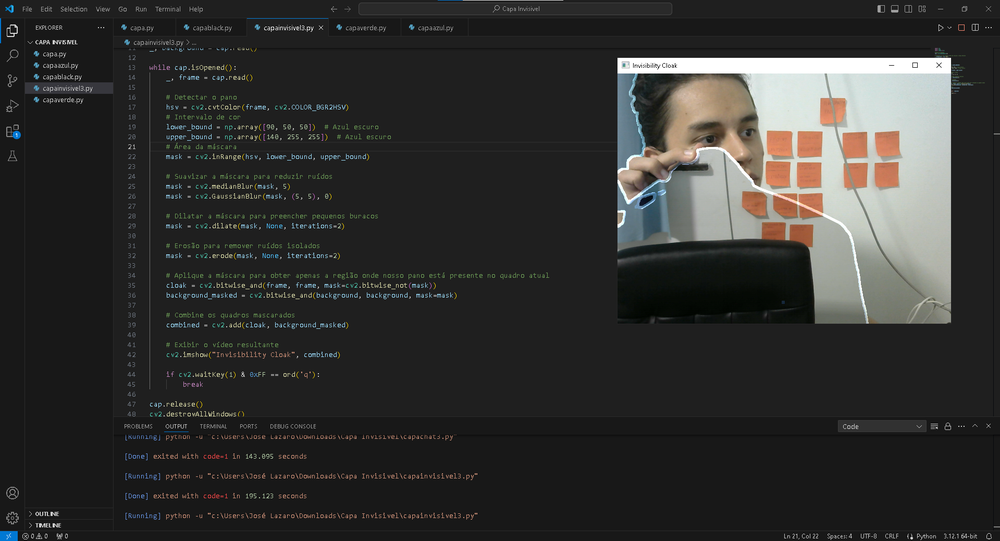
#> input picture Captura de tela.png, 1000 x 541 px, shrunk from 1919 x 1038 before the run, given in place of the camera
$ python capainvisivel3.py
#> lines starting #> are read from the running program, lines starting #| are printed output that depends on the picture; after the words box and inside, x2 and y2 are one past the last pixel; in counts of white or black regions, pixels touching at a corner belong together
import cv2
import time
import numpy as np

#Captura da Webcam
cap = cv2.VideoCapture(0)

# Armazene um único quadro antes de iniciar o loop infinito
_, background = cap.read()
#> background is the input picture: shape (541, 1000, 3); mean B, G, R 47.8, 49.4, 49.6
time.sleep(2)
_, background = cap.read()

while cap.isOpened():
    _, frame = cap.read()

    # Detectar o pano
    hsv = cv2.cvtColor(frame, cv2.COLOR_BGR2HSV)
#> hsv: shape (541, 1000, 3); mean H, S, V 14, 11.7, 51.4
    # Intervalo de cor
    lower_bound = np.array([90, 50, 50])  # Azul escuro
    upper_bound = np.array([140, 255, 255])  # Azul escuro
    # Área da máscara
    mask = cv2.inRange(hsv, lower_bound, upper_bound)
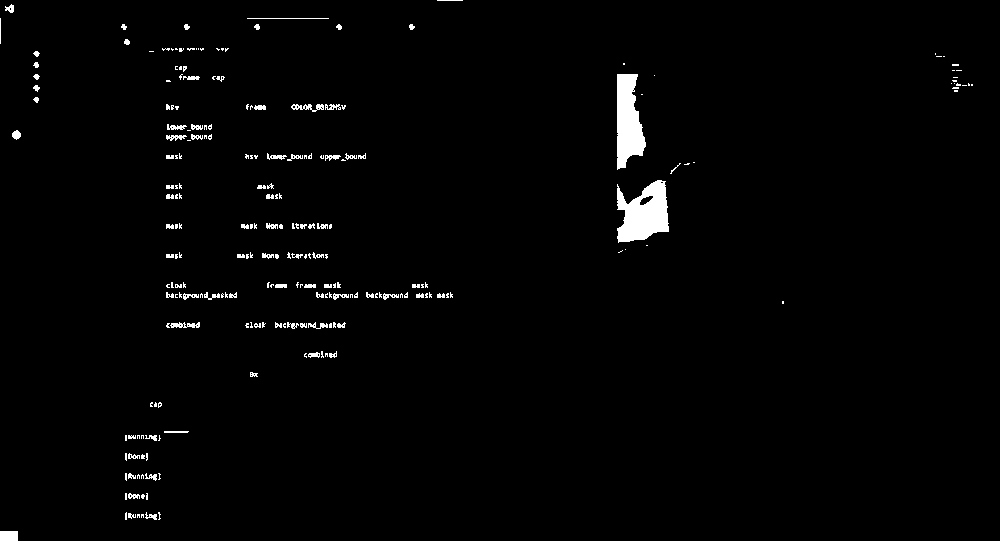
#> mask: shape (541, 1000); 1.7% white; 231 white regions (145 under 20 px), largest, box (x1, y1, x2, y2) and area: (617, 180, 669, 243) 2199, (617, 74, 646, 170) 1936, (0, 531, 18, 541) 180

    # Suavizar a máscara para reduzir ruídos
    mask = cv2.medianBlur(mask, 5)
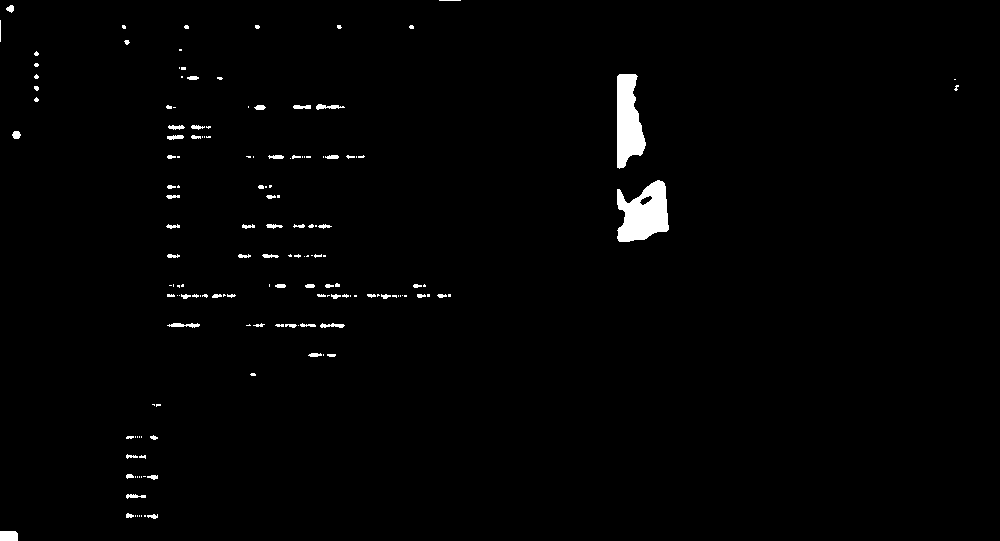
#> mask: shape (541, 1000); 1.3% white; 156 white regions (92 under 20 px), largest, box (x1, y1, x2, y2) and area: (617, 180, 669, 242) 2191, (617, 74, 646, 169) 1923, (0, 531, 18, 541) 177
    mask = cv2.GaussianBlur(mask, (5, 5), 0)

    # Dilatar a máscara para preencher pequenos buracos
    mask = cv2.dilate(mask, None, iterations=2)
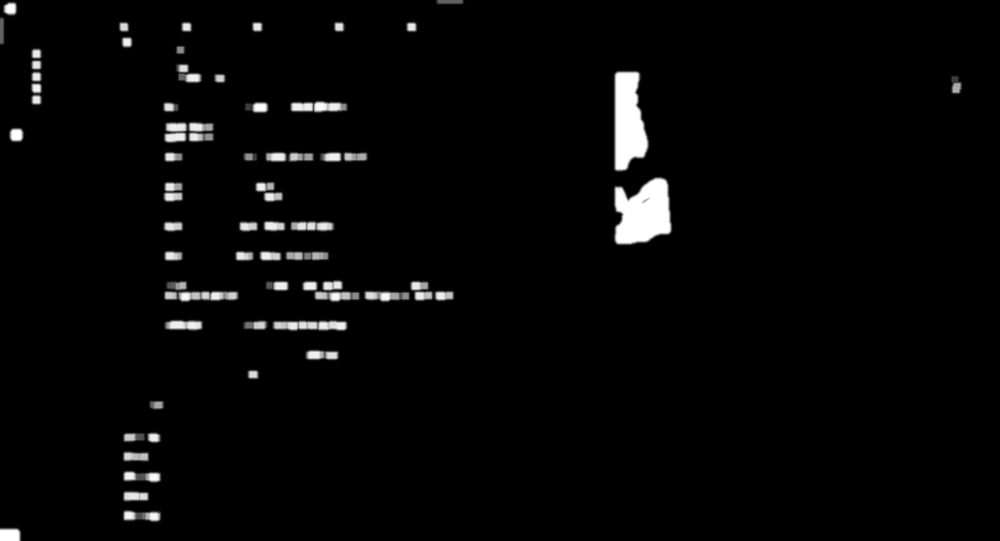
#> mask: shape (541, 1000); min 0, max 255, mean 6.6

    # Erosão para remover ruídos isolados
    mask = cv2.erode(mask, None, iterations=2)

    # Aplique a máscara para obter apenas a região onde nosso pano está presente no quadro atual
    cloak = cv2.bitwise_and(frame, frame, mask=cv2.bitwise_not(mask))
    background_masked = cv2.bitwise_and(background, background, mask=mask)
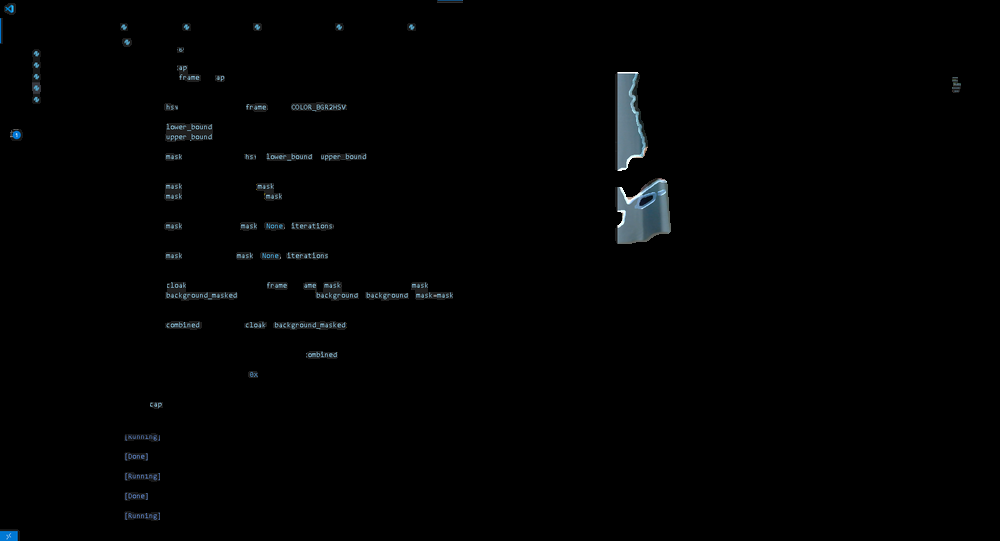
#> background_masked: shape (541, 1000, 3); mean B, G, R 2.6, 2.4, 1.9

    # Combine os quadros mascarados
    combined = cv2.add(cloak, background_masked)
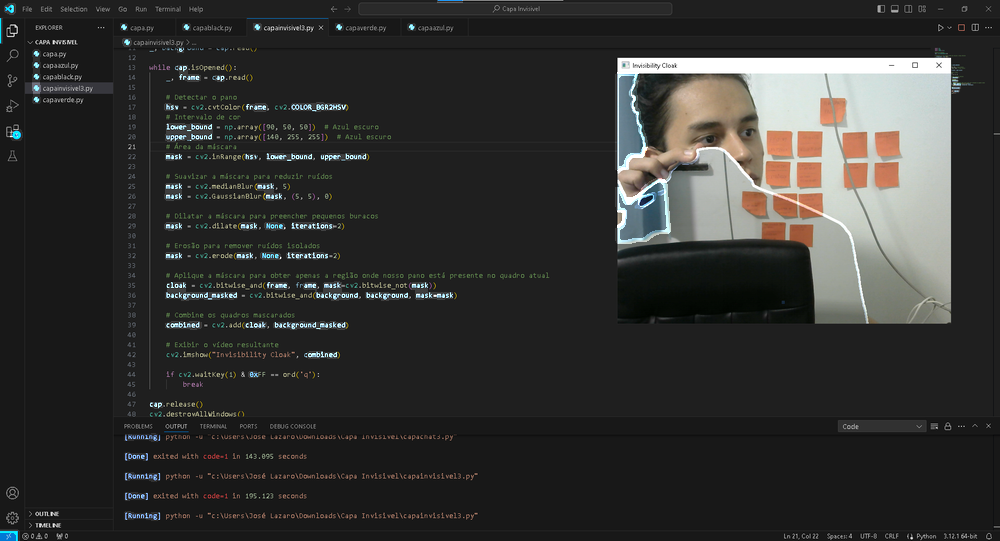
#> combined: shape (541, 1000, 3); mean B, G, R 49.2, 50.8, 50.8

    # Exibir o vídeo resultante
    cv2.imshow("Invisibility Cloak", combined)

    if cv2.waitKey(1) & 0xFF == ord('q'):
#> (key q is pressed here)
        break

cap.release()
cv2.destroyAllWindows()
